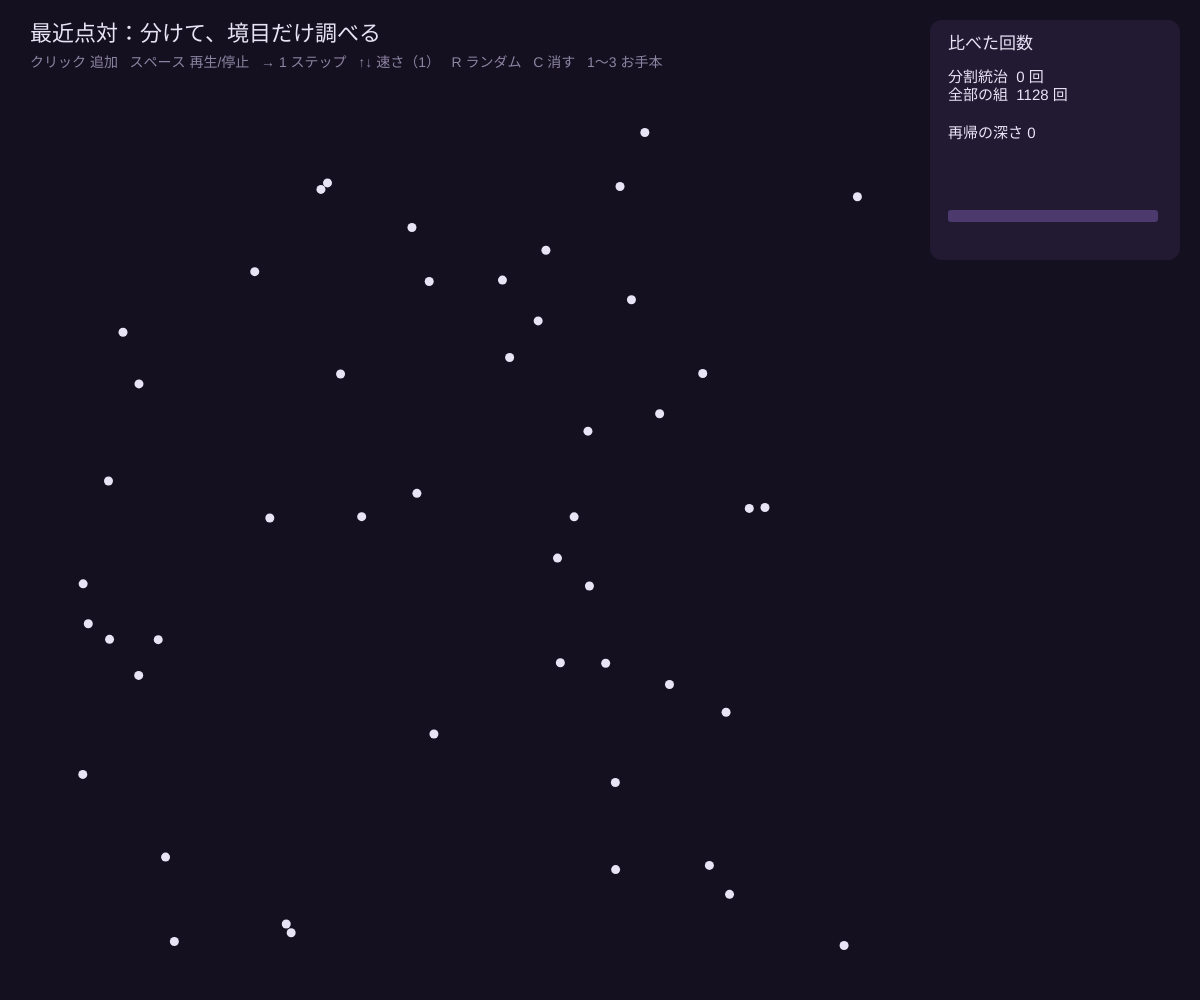
Frame 1 (no input)
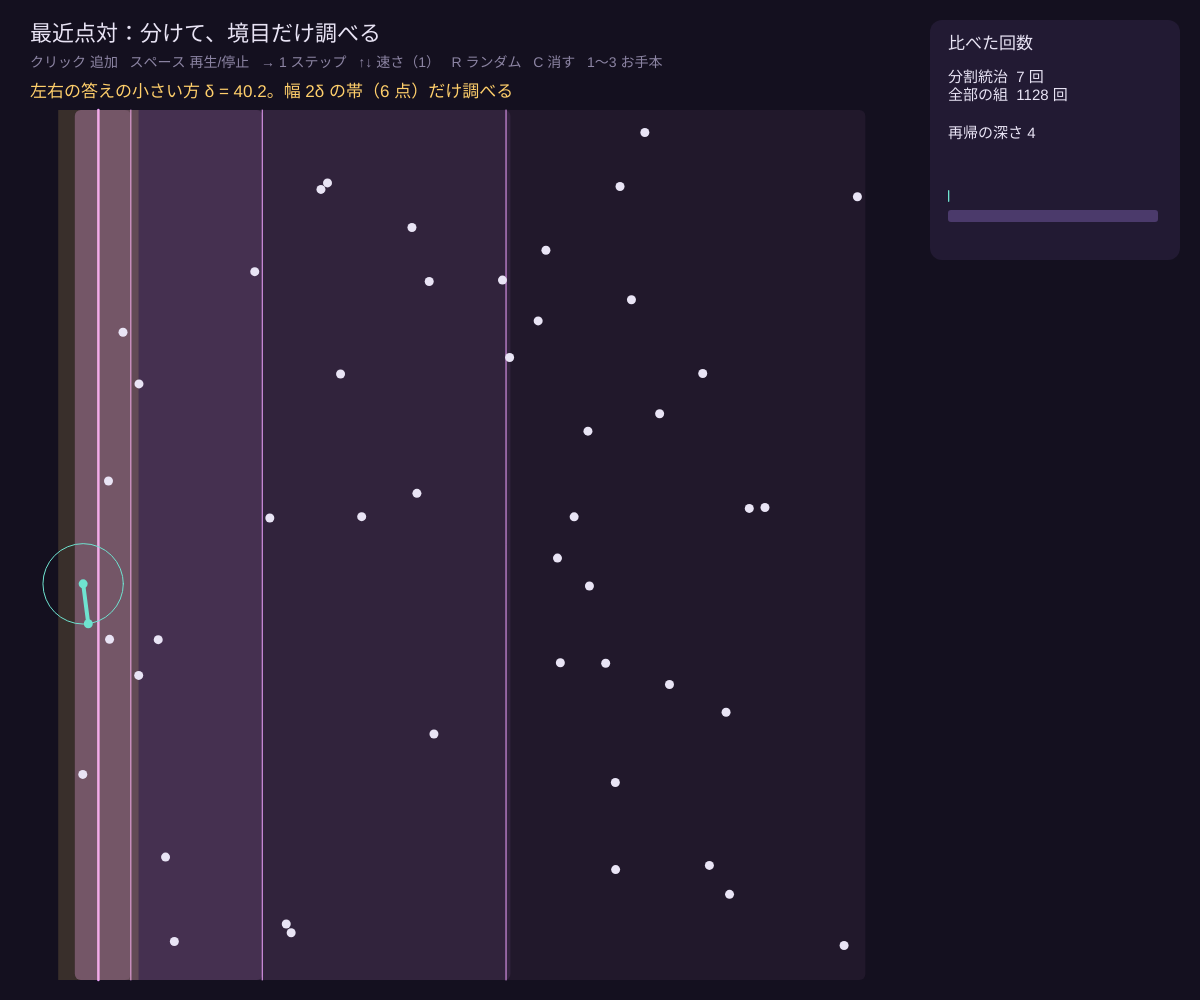
Frame 60 (no input)
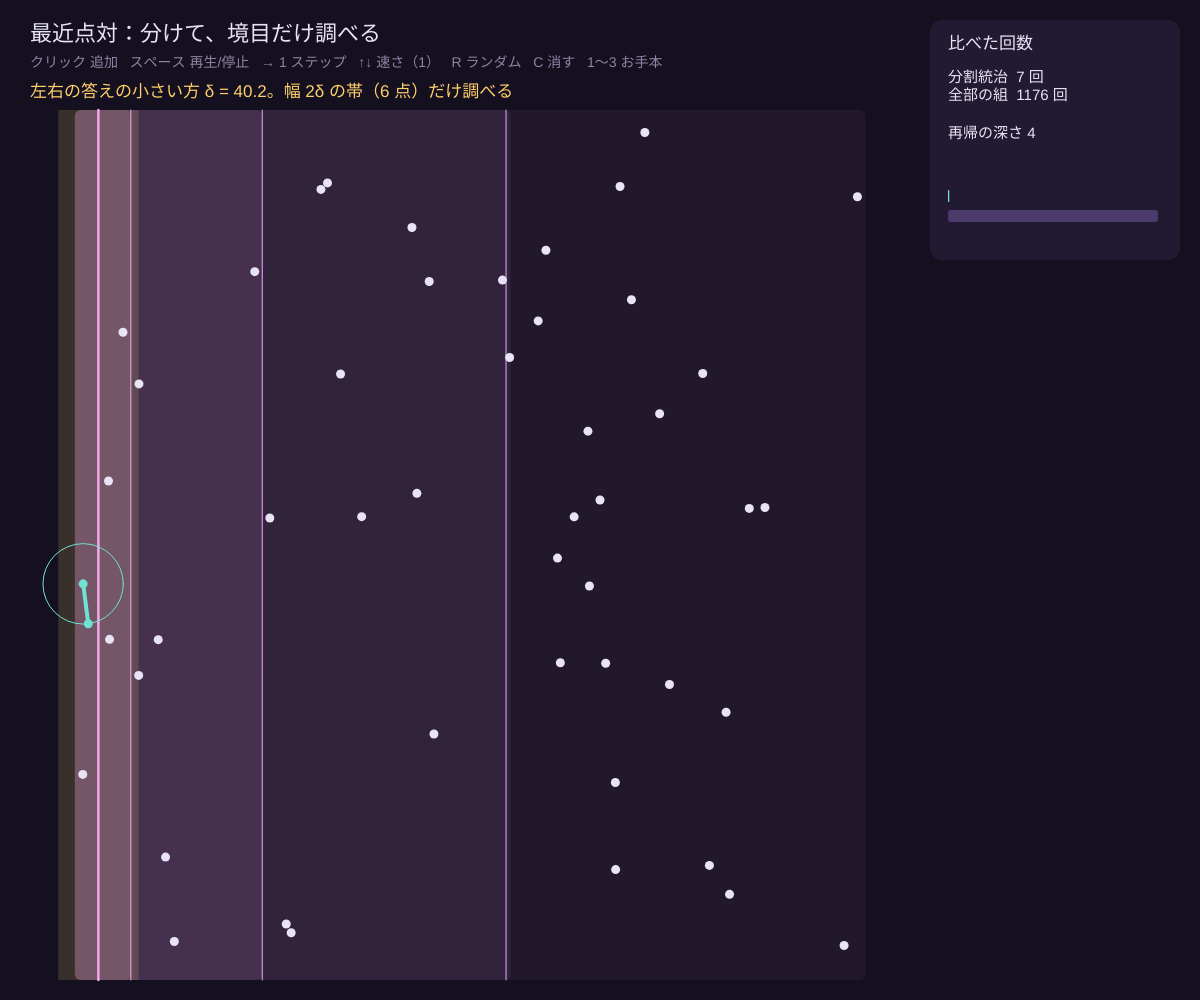
Frame 120 (the mouse pressed at the canvas centre since frame 60)

The p5.js sketch that drew these frames (run headless with seeded random() and noise() and a simulated clock; from frame 60 on, the mouse is pressed at the canvas centre):

// p5.js sketch
// ── sketch.js
// ============================================
// 09 最近点対：分割統治法
// いちばん近い 2 点を探す。全部の組を調べると n(n−1)/2 回
// ① 縦線で左右半分に分け、それぞれで最近点対を探す（再帰）
// ② 左右の答えの近い方を δ として、縦線から幅 δ の帯の中だけ「境目をまたぐ組」を調べる
//    帯の中では y の順に並べると、各点は次の 7 点までと比べれば十分 → O(n log n)
// 操作：クリック = 点を追加 / スペース = 再生・停止 / → = 1 ステップ / ↑↓ = 速さ
//       R = ランダム / C = 全部消す / 1〜3 = お手本（ランダム・格子・かたまり）
// ============================================

let pts = [];
let N = 48;             // ★ ランダムに置く点の数
let stepsPerFrame = 1;  // ★ 1 フレームに何ステップ
let auto = true, slow = 0;
let gen = null, frames = [], strip = null, cmp = null, best = null, comps = 0, msg = '';

const BG = '#14101f', PANEL = '#221a33', FG = '#e9e4f5', DIM = '#8c84a3';
const ORCHID = '#f0a3ff', MINT = '#6fe3d0', GOLD = '#ffcf6b', BAD = '#ff6b81';

function setup() {
  createCanvas(windowWidth, windowHeight);
  preset(1);
}

function preset(k) {
  pts = [];
  let W = width - 300;
  for (let i = 0; i < N; i++) {
    if (k === 1) pts.push(createVector(random(60, W - 40), random(130, height - 50)));
    if (k === 2) pts.push(createVector(80 + (i % 8) * (W - 160) / 7 + random(-6, 6), 150 + floor(i / 8) * (height - 220) / 5 + random(-6, 6)));
    if (k === 3) { let c = i % 3; pts.push(createVector(W * (0.25 + c * 0.25) + randomGaussian() * 50, height * 0.55 + randomGaussian() * 80)); }
  }
  restart();
}

function restart() {
  frames = []; strip = null; cmp = null; best = null; comps = 0;
  let X = [...pts.keys()].sort((a, b) => pts[a].x - pts[b].x);
  let Y = [...pts.keys()].sort((a, b) => pts[a].y - pts[b].y);
  gen = pts.length >= 2 ? (function* () { best = yield* rec(X, Y, 0); cmp = null; strip = null; msg = `完成！ いちばん近い 2 点の距離 ${best.d.toFixed(1)}`; })() : null;
  msg = pts.length >= 2 ? '' : '点を 2 つ以上置いてください';
}

function d(a, b) { return dist(pts[a].x, pts[a].y, pts[b].x, pts[b].y); }
function better(p, q) { return !p ? q : !q ? p : p.d <= q.d ? p : q; }

// ★ 分割統治（yield のたびに 1 ステップ止まる）
function* rec(X, Y, depth) {
  let frame = { x0: pts[X[0]].x, x1: pts[X[X.length - 1]].x, depth, mid: null, res: null };
  frames.push(frame);
  let res = null;
  if (X.length <= 3) {
    // 3 点以下は全部の組を調べる
    for (let i = 0; i < X.length; i++) for (let j = i + 1; j < X.length; j++) {
      comps++; cmp = [X[i], X[j]];
      res = better(res, { d: d(X[i], X[j]), a: X[i], b: X[j] });
      msg = `小さい部分（${X.length} 点）は全部の組を調べる`;
      yield;
    }
  } else {
    let m = floor(X.length / 2);
    let midX = (pts[X[m - 1]].x + pts[X[m]].x) / 2;
    frame.mid = midX;
    let left = new Set(X.slice(0, m));
    let XL = X.slice(0, m), XR = X.slice(m);
    let YL = Y.filter((i) => left.has(i)), YR = Y.filter((i) => !left.has(i));
    msg = `${X.length} 点を縦線で ${XL.length} 点と ${XR.length} 点に分ける`; yield;
    let rl = yield* rec(XL, YL, depth + 1);
    let rr = yield* rec(XR, YR, depth + 1);
    res = better(rl, rr);
    let delta = res.d;
    // 帯の中の点（y の順）
    let S = Y.filter((i) => abs(pts[i].x - midX) < delta);
    strip = { midX, delta };
    msg = `左右の答えの小さい方 δ = ${delta.toFixed(1)}。幅 2δ の帯（${S.length} 点）だけ調べる`; yield;
    for (let i = 0; i < S.length; i++) {
      for (let j = i + 1; j < S.length && j <= i + 7 && pts[S[j]].y - pts[S[i]].y < delta; j++) {
        comps++; cmp = [S[i], S[j]];
        let c = { d: d(S[i], S[j]), a: S[i], b: S[j] };
        if (c.d < res.d) { res = c; msg = `境目をまたぐもっと近い組を発見！ ${c.d.toFixed(1)}`; }
        yield;
      }
    }
    strip = null;
  }
  frame.res = res;
  best = better(best, res);
  frames.pop();
  return res;
}

function draw() {
  background(BG);
  if (auto && (stepsPerFrame > 1 || frameCount % 5 === 0)) {   // 速さ 1 のときは 5 フレームに 1 ステップ
    for (let k = 0; k < stepsPerFrame; k++) if (gen && gen.next().done) gen = null;
  }
  // 再帰の枠
  for (let f of frames) {
    noStroke(); fill(240, 163, 255, 14 + f.depth * 6);
    rect(f.x0 - 8, 110, f.x1 - f.x0 + 16, height - 130, 6);
    if (f.mid !== null) { stroke(ORCHID); strokeWeight(f === frames[frames.length - 1] ? 2.5 : 1); line(f.mid, 110, f.mid, height - 20); }
  }
  // 帯
  if (strip) {
    noStroke(); fill(255, 207, 107, 40);
    rect(strip.midX - strip.delta, 110, strip.delta * 2, height - 130);
  }
  // 比べている 2 点
  if (cmp) { stroke(GOLD); strokeWeight(2); line(pts[cmp[0]].x, pts[cmp[0]].y, pts[cmp[1]].x, pts[cmp[1]].y); }
  // いままでの最良
  if (best) {
    stroke(MINT); strokeWeight(4); line(pts[best.a].x, pts[best.a].y, pts[best.b].x, pts[best.b].y);
    noFill(); strokeWeight(1); circle(pts[best.a].x, pts[best.a].y, best.d * 2);
  }
  noStroke();
  pts.forEach((p, i) => {
    fill(best && (i === best.a || i === best.b) ? MINT : cmp && cmp.includes(i) ? GOLD : FG);
    circle(p.x, p.y, 9);
  });

  // パネル
  let px = width - 270, n = pts.length;
  fill(PANEL); rect(px, 20, 250, 240, 12);
  fill(FG); textAlign(LEFT, TOP); textSize(17); text('比べた回数', px + 18, 36);
  textSize(15);
  text(`分割統治  ${comps} 回\n全部の組  ${(n * (n - 1)) / 2} 回\n\n再帰の深さ ${frames.length}`, px + 18, 70);
  let bw = 210 / max((n * (n - 1)) / 2, 1);
  fill(MINT); rect(px + 18, 190, comps * bw, 12, 3);
  fill('#4b3a6b'); rect(px + 18, 210, ((n * (n - 1)) / 2) * bw, 12, 3);

  fill(FG); textSize(22); text('最近点対：分けて、境目だけ調べる', 30, 24);
  fill(DIM); textSize(14); text(`クリック 追加   スペース 再生/停止   → 1 ステップ   ↑↓ 速さ（${stepsPerFrame}）   R ランダム   C 消す   1〜3 お手本`, 30, 56);
  fill(GOLD); textSize(17); text(msg, 30, 84);
}

function mousePressed() {
  if (mouseY > 110 && mouseX < width - 280) { pts.push(createVector(mouseX, mouseY)); restart(); }
}

function keyPressed() {
  if (key === ' ') { auto = !auto; return false; }
  if (key === RIGHT_ARROW) { if (gen && gen.next().done) gen = null; return false; }
  if (key === UP_ARROW) { stepsPerFrame = min(stepsPerFrame * 2, 64); return false; }
  if (key === DOWN_ARROW) { stepsPerFrame = max(stepsPerFrame / 2, 1); return false; }
  if (key === 'r' || key === 'R') preset(1);
  if (key === 'c' || key === 'C') { pts = []; restart(); }
  if ('123'.includes(key)) preset(Number(key));
}

function windowResized() { resizeCanvas(windowWidth, windowHeight); preset(1); }
